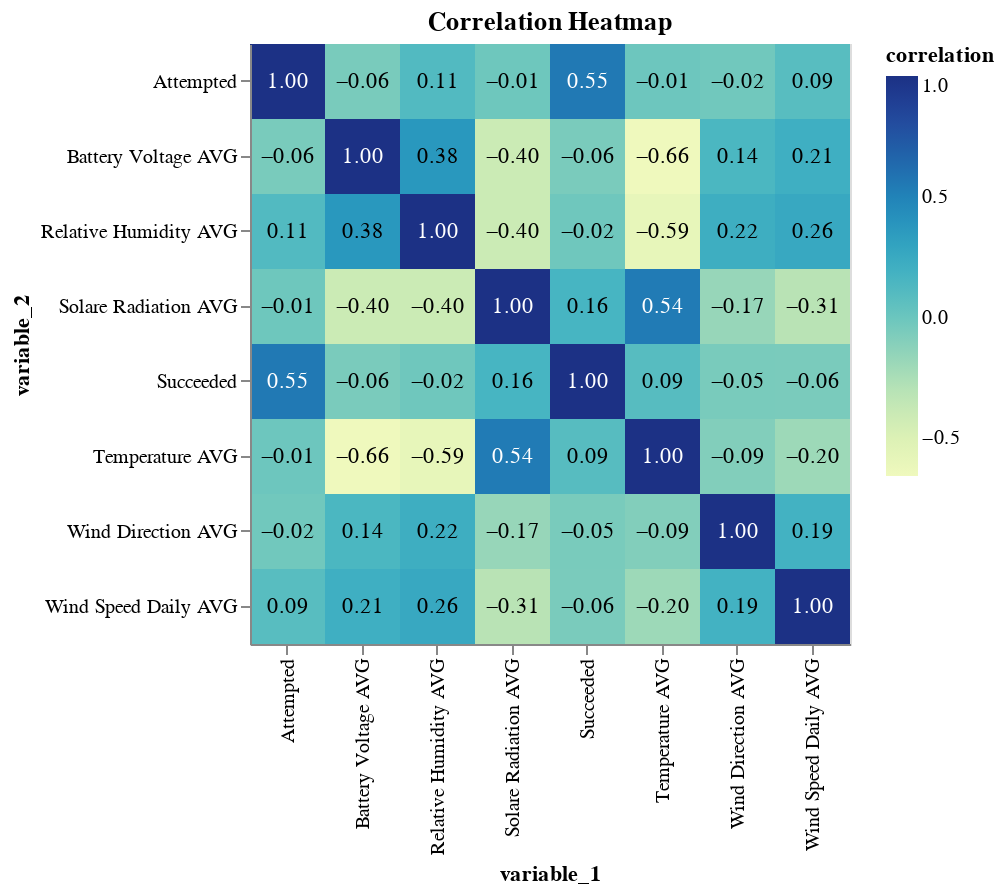

Source (notebook cell):
### Markdown cell above
Visualize Correlation Matrix

`When I asked my participants about my low-fi correlation matrix, they wanted me to make sure to include a tooltip and make the values visible (not just the colors). That is why I created the text graph and the combined it with the heatmap`

### Code cell
heatmap = alt.Chart(correlation_matrix).mark_rect().encode(
    x='variable_1:N',
    y='variable_2:N',
    color='correlation:Q',
    tooltip=['variable_1', 'variable_2', 'correlation'] 
).properties(
    width=300,
    height=300
)

text = heatmap.mark_text(baseline='middle').encode(
    text=alt.Text('correlation:Q', format=".2f"),
    color=alt.condition(
        alt.datum.correlation > 0.5,
        alt.value('white'),
        alt.value('black')
    )
)

(heatmap + text).properties(
    title='Correlation Heatmap'
)

### Figure 1 — Vega-Lite specification as saved in the notebook (floating-point values rounded to 4 significant figures)
{"config": {"view": {"continuousWidth": 300, "continuousHeight": 300}}, "layer": [{"mark": {"type": "rect"}, "encoding": {"color": {"field": "correlation", "type": "quantitative"}, "tooltip": [{"field": "variable_1", "type": "nominal"}, {"field": "variable_2", "type": "nominal"}, {"field": "correlation", "type": "quantitative"}], "x": {"field": "variable_1", "type": "nominal"}, "y": {"field": "variable_2", "type": "nominal"}}}, {"mark": {"type": "text", "baseline": "middle"}, "encoding": {"color": {"condition": {"test": "(datum.correlation > 0.5)", "value": "white"}, "value": "black"}, "text": {"field": "correlation", "format": ".2f", "type": "quantitative"}, "tooltip": [{"field": "variable_1", "type": "nominal"}, {"field": "variable_2", "type": "nominal"}, {"field": "correlation", "type": "quantitative"}], "x": {"field": "variable_1", "type": "nominal"}, "y": {"field": "variable_2", "type": "nominal"}}}], "data": {"name": "data-f6dbf53d9419937b6e3479b42667555a"}, "height": 300, "title": "Correlation Heatmap", "width": 300, "$schema": "https://vega.github.io/schema/vega-lite/v5.16.3.json", "datasets": {"data-f6dbf53d9419937b6e3479b42667555a": [{"variable_1": "Attempted", "variable_2": "Attempted", "correlation": 1.0}, {"variable_1": "Attempted", "variable_2": "Succeeded", "correlation": 0.5506}, {"variable_1": "Attempted", "variable_2": "Battery Voltage AVG", "correlation": -0.0566}, {"variable_1": "Attempted", "variable_2": "Temperature AVG", "correlation": -0.007608}, {"variable_1": "Attempted", "variable_2": "Relative Humidity AVG", "correlation": 0.1101}, {"variable_1": "Attempted", "variable_2": "Wind Speed Daily AVG", "correlation": 0.08563}, {"variable_1": "Attempted", "variable_2": "Wind Direction AVG", "correlation": -0.02435}, {"variable_1": "Attempted", "variable_2": "Solare Radiation AVG", "correlation": -0.0143}, {"variable_1": "Succeeded", "variable_2": "Attempted", "correlation": 0.5506}, {"variable_1": "Succeeded", "variable_2": "Succeeded", "correlation": 1.0}, {"variable_1": "Succeeded", "variable_2": "Battery Voltage AVG", "correlation": -0.0584}, {"variable_1": "Succeeded", "variable_2": "Temperature AVG", "correlation": 0.09039}, {"variable_1": "Succeeded", "variable_2": "Relative Humidity AVG", "correlation": -0.01665}, {"variable_1": "Succeeded", "variable_2": "Wind Speed Daily AVG", "correlation": -0.059}, {"variable_1": "Succeeded", "variable_2": "Wind Direction AVG", "correlation": -0.05423}, {"variable_1": "Succeeded", "variable_2": "Solare Radiation AVG", "correlation": 0.1638}, {"variable_1": "Battery Voltage AVG", "variable_2": "Attempted", "correlation": -0.0566}, {"variable_1": "Battery Voltage AVG", "variable_2": "Succeeded", "correlation": -0.0584}, {"variable_1": "Battery Voltage AVG", "variable_2": "Battery Voltage AVG", "correlation": 1.0}, {"variable_1": "Battery Voltage AVG", "variable_2": "Temperature AVG", "correlation": -0.6562}, {"variable_1": "Battery Voltage AVG", "variable_2": "Relative Humidity AVG", "correlation": 0.3756}, {"variable_1": "Battery Voltage AVG", "variable_2": "Wind Speed Daily AVG", "correlation": 0.2115}, {"variable_1": "Battery Voltage AVG", "variable_2": "Wind Direction AVG", "correlation": 0.1431}, {"variable_1": "Battery Voltage AVG", "variable_2": "Solare Radiation AVG", "correlation": -0.4036}, {"variable_1": "Temperature AVG", "variable_2": "Attempted", "correlation": -0.007608}, {"variable_1": "Temperature AVG", "variable_2": "Succeeded", "correlation": 0.09039}, {"variable_1": "Temperature AVG", "variable_2": "Battery Voltage AVG", "correlation": -0.6562}, {"variable_1": "Temperature AVG", "variable_2": "Temperature AVG", "correlation": 1.0}, {"variable_1": "Temperature AVG", "variable_2": "Relative Humidity AVG", "correlation": -0.5925}, {"variable_1": "Temperature AVG", "variable_2": "Wind Speed Daily AVG", "correlation": -0.1963}, {"variable_1": "Temperature AVG", "variable_2": "Wind Direction AVG", "correlation": -0.08828}, {"variable_1": "Temperature AVG", "variable_2": "Solare Radiation AVG", "correlation": 0.538}, {"variable_1": "Relative Humidity AVG", "variable_2": "Attempted", "correlation": 0.1101}, {"variable_1": "Relative Humidity AVG", "variable_2": "Succeeded", "correlation": -0.01665}, {"variable_1": "Relative Humidity AVG", "variable_2": "Battery Voltage AVG", "correlation": 0.3756}, {"variable_1": "Relative Humidity AVG", "variable_2": "Temperature AVG", "correlation": -0.5925}, {"variable_1": "Relative Humidity AVG", "variable_2": "Relative Humidity AVG", "correlation": 1.0}, {"variable_1": "Relative Humidity AVG", "variable_2": "Wind Speed Daily AVG", "correlation": 0.26}, {"variable_1": "Relative Humidity AVG", "variable_2": "Wind Direction AVG", "correlation": 0.2192}, {"variable_1": "Relative Humidity AVG", "variable_2": "Solare Radiation AVG", "correlation": -0.4031}, {"variable_1": "Wind Speed Daily AVG", "variable_2": "Attempted", "correlation": 0.08563}, {"variable_1": "Wind Speed Daily AVG", "variable_2": "Succeeded", "correlation": -0.059}, {"variable_1": "Wind Speed Daily AVG", "variable_2": "Battery Voltage AVG", "correlation": 0.2115}, {"variable_1": "Wind Speed Daily AVG", "variable_2": "Temperature AVG", "correlation": -0.1963}, {"variable_1": "Wind Speed Daily AVG", "variable_2": "Relative Humidity AVG", "correlation": 0.26}, {"variable_1": "Wind Speed Daily AVG", "variable_2": "Wind Speed Daily AVG", "correlation": 1.0}, {"variable_1": "Wind Speed Daily AVG", "variable_2": "Wind Direction AVG", "correlation": 0.1873}, {"variable_1": "Wind Speed Daily AVG", "variable_2": "Solare Radiation AVG", "correlation": -0.3077}, {"variable_1": "Wind Direction AVG", "variable_2": "Attempted", "correlation": -0.02435}, {"variable_1": "Wind Direction AVG", "variable_2": "Succeeded", "correlation": -0.05423}, {"variable_1": "Wind Direction AVG", "variable_2": "Battery Voltage AVG", "correlation": 0.1431}, {"variable_1": "Wind Direction AVG", "variable_2": "Temperature AVG", "correlation": -0.08828}, {"variable_1": "Wind Direction AVG", "variable_2": "Relative Humidity AVG", "correlation": 0.2192}, {"variable_1": "Wind Direction AVG", "variable_2": "Wind Speed Daily AVG", "correlation": 0.1873}, {"variable_1": "Wind Direction AVG", "variable_2": "Wind Direction AVG", "correlation": 1.0}, {"variable_1": "Wind Direction AVG", "variable_2": "Solare Radiation AVG", "correlation": -0.1719}, {"variable_1": "Solare Radiation AVG", "variable_2": "Attempted", "correlation": -0.0143}, {"variable_1": "Solare Radiation AVG", "variable_2": "Succeeded", "correlation": 0.1638}, {"variable_1": "Solare Radiation AVG", "variable_2": "Battery Voltage AVG", "correlation": -0.4036}, {"variable_1": "Solare Radiation AVG", "variable_2": "Temperature AVG", "correlation": 0.538}, {"variable_1": "Solare Radiation AVG", "variable_2": "Relative Humidity AVG", "correlation": -0.4031}, {"variable_1": "Solare Radiation AVG", "variable_2": "Wind Speed Daily AVG", "correlation": -0.3077}, {"variable_1": "Solare Radiation AVG", "variable_2": "Wind Direction AVG", "correlation": -0.1719}, {"variable_1": "Solare Radiation AVG", "variable_2": "Solare Radiation AVG", "correlation": 1.0}]}}
